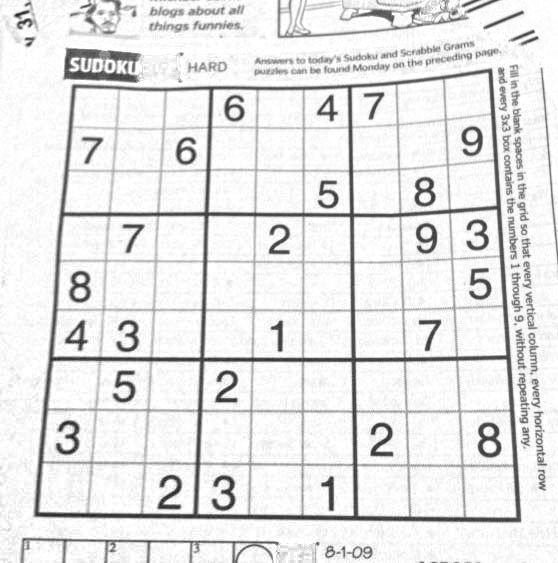
#> input picture OpenCv-Assignment1/Original Images/sudoku.png, 558 x 563 px, found by its file name
$ python Hough_transform_line.py
#> lines starting #> are read from the running program, lines starting #| are printed output that depends on the picture
import cv2
import numpy as np

img = cv2.imread('sudoku.png')
#> img is the input picture: shape (563, 558, 3); min 27, max 255, mean 229.5
gray= cv2.cvtColor(img, cv2.COLOR_BGR2GRAY)
edges= cv2.Canny(gray,100,150, apertureSize=3)
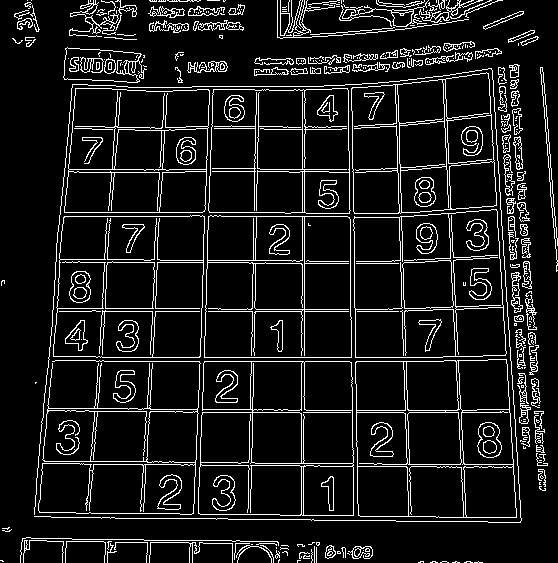
#> edges: shape (563, 558); 9.9% white in thin lines or dots

cv2.imshow('grayscale',gray)
# [8 lines of commented-out code are left out]

minLineLength =10
maxLineGap = 5
# cv2.HoughLinesP(edges,)
lines = cv2.HoughLinesP(edges,1,np.pi/180,200,minLineLength,maxLineGap)
#> lines = 94 rows, first 6: [356, 361, 443, 361], [59, 311, 91, 311], [183, 412, 192, 412], [304, 156, 304, 134], [204, 357, 351, 357], [208, 229, 208, 216]
for line in lines[:]:
#> (the run stopped early here; a loop or call above may not have finished)
